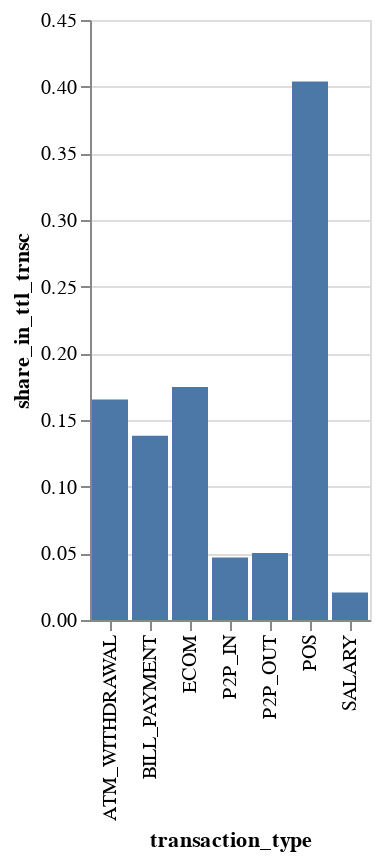

Source (notebook cell):
### Code cell
transactions_by_type = (data.group_by("transaction_type")
                                .agg(pl.col("transaction_amount_kzt").sum())
                                .with_columns(
                                    (pl.col("transaction_amount_kzt")/total_transactions).alias("share_in_ttl_trnsc"))
                                .sort(by="share_in_ttl_trnsc", descending=True))

transactions_by_type.plot.bar(x="transaction_type", y = "share_in_ttl_trnsc")

### Figure 1 — Vega-Lite specification as saved in the notebook (floating-point values rounded to 4 significant figures)
{"config": {"view": {"continuousWidth": 300, "continuousHeight": 300}}, "data": {"name": "data-a3c0d53c0dd11684e27a764609152300"}, "mark": {"type": "bar", "tooltip": true}, "encoding": {"x": {"field": "transaction_type", "type": "nominal"}, "y": {"field": "share_in_ttl_trnsc", "type": "quantitative"}}, "params": [{"name": "param_3", "select": {"type": "interval", "encodings": ["x", "y"]}, "bind": "scales"}], "$schema": "https://vega.github.io/schema/vega-lite/v5.20.1.json", "datasets": {"data-a3c0d53c0dd11684e27a764609152300": [{"transaction_type": "POS", "transaction_amount_kzt": 93950000000.0, "share_in_ttl_trnsc": 0.4038}, {"transaction_type": "ECOM", "transaction_amount_kzt": 40680000000.0, "share_in_ttl_trnsc": 0.1748}, {"transaction_type": "ATM_WITHDRAWAL", "transaction_amount_kzt": 38490000000.0, "share_in_ttl_trnsc": 0.1654}, {"transaction_type": "BILL_PAYMENT", "transaction_amount_kzt": 32140000000.0, "share_in_ttl_trnsc": 0.1381}, {"transaction_type": "P2P_OUT", "transaction_amount_kzt": 11700000000.0, "share_in_ttl_trnsc": 0.05028}, {"transaction_type": "P2P_IN", "transaction_amount_kzt": 10900000000.0, "share_in_ttl_trnsc": 0.04683}, {"transaction_type": "SALARY", "transaction_amount_kzt": 4809000000.0, "share_in_ttl_trnsc": 0.02067}]}}
